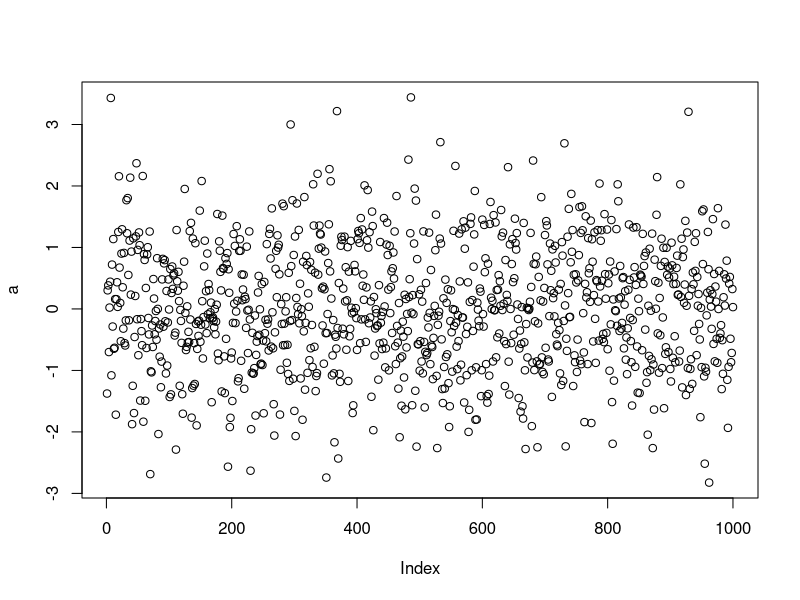

Write R code to recreate this figure.
## ---- chunk 1
1 + 1
## ---- chunk 2
#| echo: false
238 + 48
891 + 412
a<-rnorm(1000)
plot(a)
